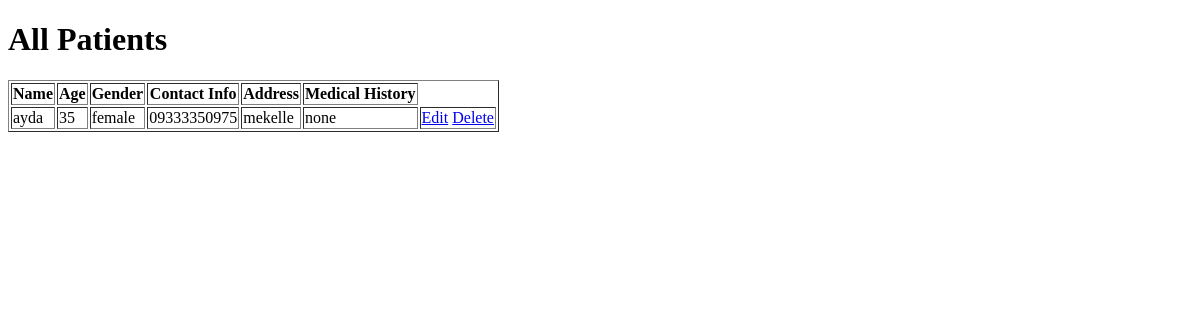
/ (signed in), run on an earlier commit of the app's database.
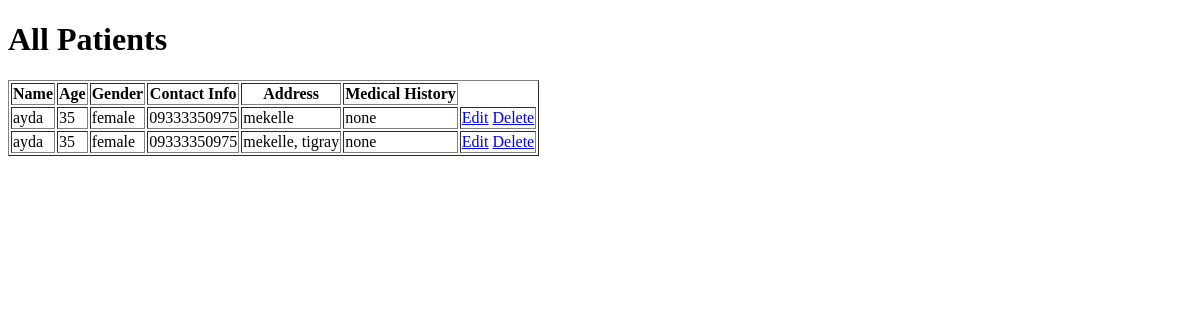
And on a later commit of the database.
### patients/models.py (models this page shows, shortened)
class Patient(models.Model):
    name = models.CharField(max_length=100)
    age = models.IntegerField()
    gender = models.CharField(max_length=10)
    contact_info = models.CharField(max_length=100)
    address = models.TextField()
    medical_history = models.TextField(blank=True, null=True)
    assigned_doctor = models.ForeignKey(Doctor, on_delete=models.SET_NULL, null=True)

### patients/views.py (the view)
# urls.py: path('', patient_list, name='patient_list'),
@login_required
def patient_list(request):
    if request.user.role in ['admin', 'receptionist']:
        patients = Patient.objects.all()
    elif request.user.role == 'doctor':
        patients = Patient.objects.filter(assigned_doctor__user=request.user)
    else:
        patients = Patient.objects.none()
    return render(request, 'patients/patient_list.html', {'patients': patients})

### patients/templates/patients/patient_list.html (shortened to what this page needs)
<!DOCTYPE html>
<html>
<head>
</head>
<body>
    <h1>All Patients</h1>
    <table border="1">
        <tr>
            <th>Name</th>
            <th>Age</th>
            <th>Gender</th>
            <th>Contact Info</th>
            <th>Address</th>
            <th>Medical History</th>
        </tr>
        {% for patient in patients %}
        <tr>
            <td>{{ patient.name }}</td>
            <td>{{ patient.age }}</td>
            <td>{{ patient.gender }}</td>
            <td>{{ patient.contact_info }}</td>
            <td>{{ patient.address }}</td>
            <td>{{ patient.medical_history }}</td>
            <td>
            <a href="{% url 'edit_patient' patient.id %}">Edit</a>
            <a href="{% url 'delete_patient' patient.id %}">Delete</a>
            </td>
        </tr>
        {% empty %}
        <tr>
            <td colspan="7">No patients found.</td>
        </tr>
        {% endfor %}
    </table>
</body>
</html>

What changed in the data, as far as the page shows it:
added Patient: name "ayda", age "35", gender "female", contact_info "09333350975", address "mekelle, tigray", medical_history "none"
